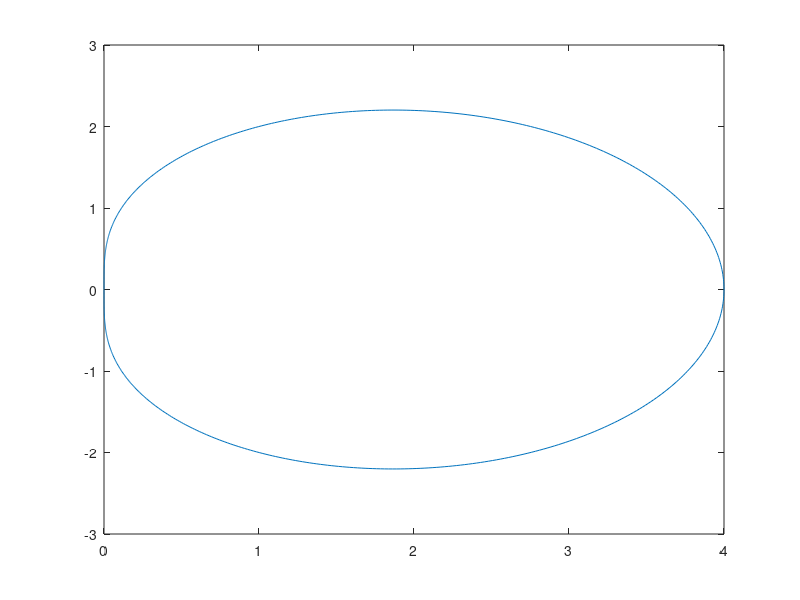

The MATLAB script that drew this image:
%% A very simple procedure to plot the boundary of the linear stability domain of BDF2
t = 0:0.01:2*pi;

x = 1.5-2.0*cos(t)+0.5*cos(2.0*t);
y = 2.0*sin(t)-0.5*sin(2.0*t);

plot(x,y)
